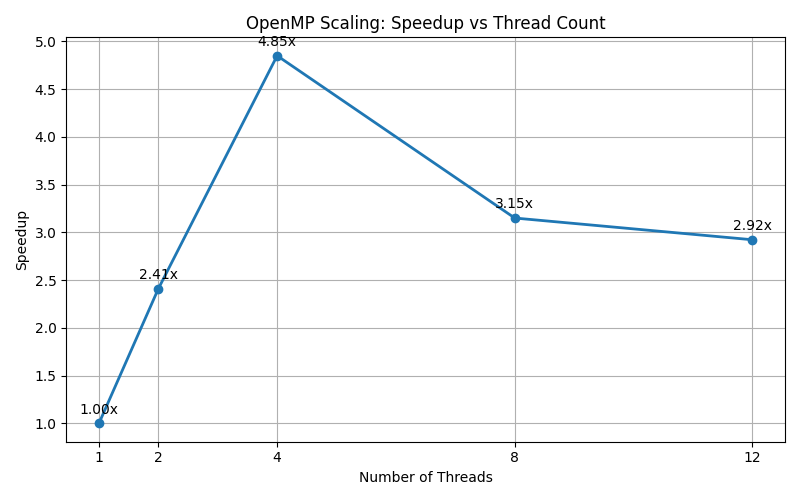

Here is the Python script that generated this plot:
import matplotlib.pyplot as plt

# Number of threads tested
threads = [1, 2, 4, 8, 12]

# Execution times (seconds)
times = [
    0.150017,
    0.062262,
    0.030932,
    0.047623,
    0.051329
]

# Compute speedup relative to 1 thread
baseline = times[0]
speedup = [baseline / t for t in times]

plt.figure(figsize=(8, 5))

plt.plot(threads, speedup, marker='o', linewidth=2)

# Annotate each point
for x, y in zip(threads, speedup):
    plt.text(x, y + 0.1, f"{y:.2f}x", ha="center")

plt.xticks(threads)

plt.xlabel("Number of Threads")
plt.ylabel("Speedup")
plt.title("OpenMP Scaling: Speedup vs Thread Count")

plt.grid(True)

plt.tight_layout()

plt.savefig("thread_scaling.png", dpi=300)

plt.show()
